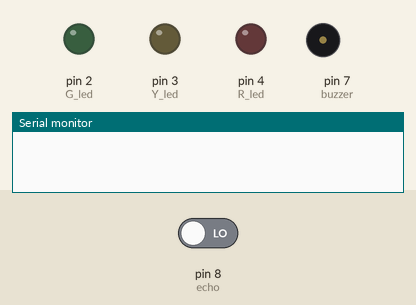
Simulated run of this sketch. Board: Arduino Uno, built with avr-gcc and run on an emulated ATmega328P. On the bench: output pins drawn as LEDs (lit = HIGH), buzzer (waves = sounding, pin HIGH), the last lines printed to the serial monitor. The test bench sets the inputs (shaded band); at power-on: pin 8 (echo) LOW. Pins used as bus, display or sensor lines are not drawn.

Above: at 0.6 s.
At 1.6 s:
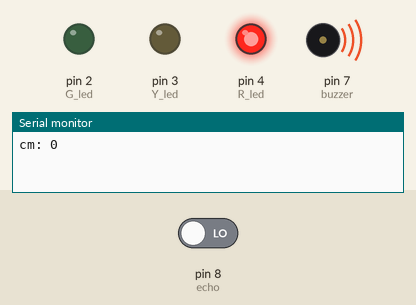
Timing chart, 0 to 3.1 s (numbered marks = the images above):
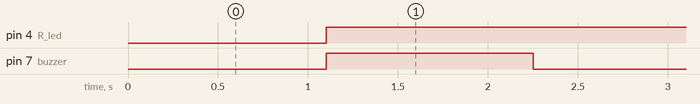

The sketch:

Arduino_Car_Parking_Assistant.ino
```cpp
#define echo 8    //Echo pin
#define trigger 9 //Trigger pin

#define buzzer 7 // choose the pin for the Buzzer Alert

#define R_led 4 // choose the pin for the Red Led
#define Y_led 3 // choose the pin for the Yellow Led
#define G_led 2 // choose the pin for the Green Led

int distance_cm;
int flag=0;

void setup() { // put your setup code here, to run once
Serial.begin(9600);

pinMode(echo, INPUT);// declare ultrasonic sensor Echo pin as input
pinMode(trigger, OUTPUT); // declare ultrasonic sensor Trigger pin as Output

pinMode(buzzer,OUTPUT); // declare Buzzer as output

pinMode(R_led,OUTPUT); // declare Red LED as output
pinMode(Y_led,OUTPUT); // declare Yellow LED as output
pinMode(G_led,OUTPUT); // declare Green LED as output

delay(100);
}


void loop() {

distance_cm = Ultrasonic_read();

     if(distance_cm<4){ //Alert Situation
flag = !flag;
digitalWrite(R_led, HIGH);// LED Turn On
digitalWrite(Y_led, LOW); // LED Turn Off
digitalWrite(G_led, LOW); // LED Turn Off
}

else if(distance_cm>=4 && distance_cm<12){ //Ok Parking
flag=0;
digitalWrite(R_led, LOW); // LED Turn Off
digitalWrite(Y_led, HIGH);// LED Turn On
digitalWrite(G_led, LOW); // LED Turn Off
}

else if(distance_cm>=12 && distance_cm<25){ //Go further now
flag=0;
digitalWrite(R_led, LOW); // LED Turn Off
digitalWrite(Y_led, LOW); // LED Turn Off
digitalWrite(G_led, HIGH);// LED Turn On
 }
else{ //if there is no vehicle
flag=0;
digitalWrite(R_led, LOW); // LED Turn Off
digitalWrite(Y_led, LOW); // LED Turn Off
digitalWrite(G_led, LOW); // LED Turn Off
}

digitalWrite(buzzer, flag);
Serial.print("cm: "); Serial.println(distance_cm);
delay(150);
}

//Ultrasonic_read
int Ultrasonic_read(){
digitalWrite(trigger, LOW);
delayMicroseconds(2);
digitalWrite(trigger, HIGH);
delayMicroseconds(10);
long time = pulseIn(echo, HIGH);
return distance_cm = time / 28.5 / 2;
}
```

Measured:
- by itself, pin 4 (R_led): LOW → HIGH at 1.1 s
- by itself, pin 7 (buzzer): alternates HIGH for 1.2 s and LOW for 1.2 s
